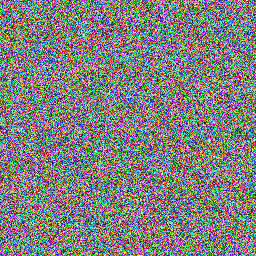
#> input picture output/tests/noise.png, 256 x 256 px
$ python kmeans_compression.py ../output/tests/noise.png 5
#> lines starting #> are read from the running program, lines starting #| are printed output that depends on the picture
#!/usr/bin/env python3
"""
K-Means Image Compression
CSE 4083: Analysis of Algorithms Term Project

Authors: Woroma Dimkpa, Christian Prieto, Keegan McNear

WORK IN PROGRESS - See notes at bottom
"""

import numpy as np
from PIL import Image
import sys
import time
import os
import json
import argparse
from datetime import datetime

# optional visualization imports
try:
    import matplotlib.pyplot as plt
    MATPLOTLIB_AVAILABLE = True
except Exception:
    MATPLOTLIB_AVAILABLE = False


class KMeansImageCompressor:
    """
    K-Means clustering for image compression via color quantization.

    Time Complexity: O(n * k * i) where n=pixels, k=clusters, i=iterations right here
    Space Complexity: O(n + k)
    """

    def __init__(self, k=16, max_iterations=100, tolerance=1e-4):
        self.k = k
        self.max_iterations = max_iterations
        self.tolerance = tolerance
        self.centroids = None
        self.labels = None
        self.iterations_taken = 0

    def load_image(self, image_path):
        """Load image and convert to RGB array."""
        img = Image.open(image_path)
        if img.mode != 'RGB':
            img = img.convert('RGB')
        return np.array(img)

    def initialize_centroids(self, pixels):
        """Initialize K centroids randomly."""
        n_pixels = pixels.shape[0]
        # if k > n_pixels, sample with replacement to avoid error
        replace = self.k > n_pixels
        random_indices = np.random.choice(n_pixels, size=self.k, replace=replace)
        return pixels[random_indices].astype(np.float64)

    def calculate_distances(self, pixels, centroids):
        """
        Calculate Euclidean distances between pixels and centroids.
        3D color space (RGB)
        """
        # broadcast subtraction and compute distances
        distances = np.sqrt(np.sum((pixels[:, np.newaxis, :] - centroids[np.newaxis, :, :]) ** 2, axis=2))
        return distances

    def assign_clusters(self, pixels, centroids):
        """pixel assigment """
        distances = self.calculate_distances(pixels, centroids)
        return np.argmin(distances, axis=1)

    def update_centroids(self, pixels, labels):
        """centroid update """
        new_centroids = np.zeros((self.k, 3))
        for i in range(self.k):
            cluster_pixels = pixels[labels == i]
            if len(cluster_pixels) > 0:
                new_centroids[i] = cluster_pixels.mean(axis=0)
            else:
                # If a centroid loses all its pixels, re-use previous (safer than leaving zeros)
                new_centroids[i] = self.centroids[i]
        return new_centroids

    def has_converged(self, old_centroids, new_centroids):
        """check for convergence """
        max_shift = np.max(np.abs(new_centroids - old_centroids))
        return max_shift < self.tolerance

    def fit(self, image_data):
        """
        main algorithm loop for K-Means clustering.
        1. Initialize centroids
        2. Iterate assignment and update steps
        3. Check for convergence
        4. Stop when converged or max iterations reached
        5. Record iterations taken
        """
        height, width, channels = image_data.shape
        pixels = image_data.reshape(-1, 3).astype(np.float64)

        self.centroids = self.initialize_centroids(pixels)

        print(f"Starting K-Means with K={self.k} clusters...")
        print(f"Image size: {width}x{height} = {len(pixels):,} pixels")
        start_time = time.time()

        for iteration in range(self.max_iterations):
            # Assign pixels to nearest centroid
            self.labels = self.assign_clusters(pixels, self.centroids)

            # Update centroids
            old_centroids = self.centroids.copy()
            self.centroids = self.update_centroids(pixels, self.labels)

            # Check convergence
            if self.has_converged(old_centroids, self.centroids):
                self.iterations_taken = iteration + 1
                print(f"✓ Converged after {self.iterations_taken} iterations")
                break
        else:
            self.iterations_taken = self.max_iterations
            print(f"! Reached max iterations ({self.max_iterations})")

        elapsed = time.time() - start_time
        print(f"Clustering took {elapsed:.2f} seconds")

    def compress(self, image_data):
        """Replace each pixel with its cluster centroid color."""
        height, width, channels = image_data.shape
        compressed_pixels = self.centroids[self.labels].astype(np.uint8)
        compressed_image = compressed_pixels.reshape(height, width, channels)
        return compressed_image

    def calculate_metrics(self, original, compressed, original_path=None, compressed_path=None):
        """
        Calculate metrics:
         - MSE
         - PSNR (correct formula)
         - number of unique colors before/after
         - file-size based compression ratio (if original_path and compressed_path provided and files exist)
         - iteration count (from self.iterations_taken)

        NOTE: original and compressed expected as NumPy arrays (uint8 or similar).
        """
        # convert to float for proper math
        original_f = original.astype(np.float64)
        compressed_f = compressed.astype(np.float64)

        # MSE - Mean Squared Error
        mse = np.mean((original_f - compressed_f) ** 2)

        # PSNR - Peak Signal to Noise Ratio (correct formula)
        # PSNR = 20 * log10(MAX_I) - 10 * log10(MSE)
        # MAX_I = 255 for 8-bit images
        if mse == 0:
            psnr = float('inf')
        else:
            max_i = 255.0
            # use 20*log10(max_i) - 10*log10(mse) to avoid overflow/underflow issues
            psnr = 20.0 * np.log10(max_i) - 10.0 * np.log10(mse)

        # Color counts
        original_colors = len(np.unique(original.reshape(-1, 3), axis=0))
        compressed_colors = len(np.unique(compressed.reshape(-1, 3), axis=0))

        # File size comparison only if paths provided and files exist
        original_size = None
        compressed_size = None
        compression_ratio = None

        if original_path and os.path.exists(original_path):
            try:
                original_size = os.path.getsize(original_path)
            except Exception:
                original_size = None

        if compressed_path and os.path.exists(compressed_path):
            try:
                compressed_size = os.path.getsize(compressed_path)
            except Exception:
                compressed_size = None

        if original_size and compressed_size and compressed_size > 0:
            compression_ratio = original_size / compressed_size

        return {
            'mse': float(mse),
            'psnr': float(psnr) if psnr != float('inf') else float('inf'),
            'original_colors': int(original_colors),
            'compressed_colors': int(compressed_colors),
            'iterations': int(self.iterations_taken),
            'original_size': int(original_size) if original_size is not None else None,
            'compressed_size': int(compressed_size) if compressed_size is not None else None,
            'compression_ratio': float(compression_ratio) if compression_ratio is not None else None
        }


def resize_if_needed(image_array, max_dimension=1024):
    """Resize image if too large to prevent memory errors."""
    height, width = image_array.shape[:2]

    if width <= max_dimension and height <= max_dimension:
        return image_array

    if width > height:
        new_width = max_dimension
        new_height = int(height * (max_dimension / width))
    else:
        new_height = max_dimension
        new_width = int(width * (max_dimension / height))

    print(f"Resizing: {width}x{height} → {new_width}x{new_height}")
    img = Image.fromarray(image_array)
    img_resized = img.resize((new_width, new_height), Image.Resampling.LANCZOS)
    return np.array(img_resized)


def save_compressed_image(image_array, k_value, original_path, out_dir="output"):
    """
    Save the compressed image.

    Improvements:
    - Creates an 'output/' folder automatically (or other provided out_dir)
    - Uses clean filenames: <originalname>_k<k>[_n].png
    - Avoids overwrites by adding an incrementing suffix if necessary
    - Returns the full path to the saved file, or None on error
    """
    # Get the original filename without extension
    base_name = os.path.splitext(os.path.basename(original_path))[0]

    # create output directory
    os.makedirs(out_dir, exist_ok=True)

    # build output filename
    filename = f"{base_name}_k{k_value}.png"
    full_path = os.path.join(out_dir, filename)

    # avoid overwriting
    counter = 1
    while os.path.exists(full_path):
        filename = f"{base_name}_k{k_value}_{counter}.png"
        full_path = os.path.join(out_dir, filename)
        counter += 1

    try:
        img = Image.fromarray(image_array)
        img.save(full_path)
        print(f"Saved: {full_path}")
        return full_path
    except Exception as e:
        print(f"ERROR saving file: {e}")
        return None


# Visualization helpers

# [154 lines left out: functions save_side_by_side, save_histograms, generate_test_images, save_metrics_json, not called in this run]


def main():
    """Main function."""
    parser = argparse.ArgumentParser(description="K-Means Image Compression")
    parser.add_argument('image_path', nargs='?', help='Path to input image ')
    parser.add_argument('k_values', nargs='*', type=int, help='List of K values to try (e.g. 8 16 32)')
    parser.add_argument('--max-iterations', type=int, default=100, help='Maximum k-means iterations')
    parser.add_argument('--tolerance', type=float, default=1e-4, help='Convergence tolerance')
    parser.add_argument('--visualize', action='store_true', help='Save side-by-side comparison images and histograms (requires matplotlib)')
    parser.add_argument('--generate-tests', action='store_true', help='Generate test images into output/tests/')
    parser.add_argument('--save-metrics', action='store_true', help='Save metrics to output JSON file')
    parser.add_argument('--out-dir', default='output', help='Output directory (default: output)')
    args = parser.parse_args()

    if not args.image_path and not args.generate_tests:
        parser.print_help()
        print("\nEither provide an image path or use --generate-tests to create test images.")
        sys.exit(1)

    # default K values if none provided
    if len(args.k_values) == 0:
        k_values = [8, 16, 32]
    else:
        k_values = args.k_values

    print("=" * 70)
    print("K-MEANS IMAGE COMPRESSION")
    print("=" * 70)
    if args.image_path:
        print(f"Input: {args.image_path}")
    print(f"K values: {k_values}")
    print()

    if args.generate_tests:
        test_paths = generate_test_images(out_dir=os.path.join(args.out_dir, "tests"))
        # If generate-tests requested but no image provided, just exit after creating tests
        if not args.image_path:
            print("Generated test images. Re-run the script with one of the generated images as input.")
            sys.exit(0)

    # If image provided process it
    image_path = args.image_path

    # Validate input file
    if not os.path.exists(image_path):
        print(f"ERROR: Input file not found: {image_path}")
        sys.exit(1)

    # Process each K value
    all_metrics = {}
    for k in k_values:
        print(f"\n{'='*70}")
        print(f"PROCESSING WITH K={k}")
        print(f"{'='*70}")

        # Initialize and run K-Means
        compressor = KMeansImageCompressor(k=k, max_iterations=args.max_iterations, tolerance=args.tolerance)
        original = compressor.load_image(image_path)
#> in load_image, img is the input picture: PIL image 256x256 RGB; mean R, G, B 127.3, 127.7, 127.4
        original = resize_if_needed(original, max_dimension=1024)  # ADDED: Resize for memory efficiency

        compressor.fit(original)
#> in fit, `self.centroids = self.initialize_centroids(pixels)`: self.centroids = [[53, 201, 27], [54, 240, 230], [118, 4, 195], [73, 60, 244], [171, 177, 238]]
#| Image size: 256x256 = 65,536 pixels
#> the loop in fit, `for iteration in range(self.max_iterations):` made 88 passes
#> self.iterations_taken on pass 88: 88
#> max_shift in has_converged on passes 1 to 6: 71.78, 14.45, 9.22, 6.34, 4.43, 3.14
#| ✓ Converged after 88 iterations
        compressed = compressor.compress(original)
#> in compress, `compressed_image = compressed_pixels.reshape(height, width, channels)`:
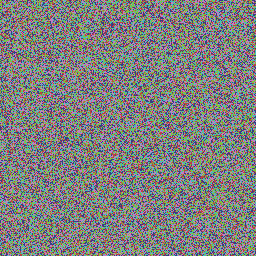
#> compressed_image: shape (256, 256, 3); mean of channels 0, 1, 2 126.9, 127.2, 126.8; drawn as R, G, B

        # Save compressed image
        output_file = save_compressed_image(compressed, k, image_path, out_dir=args.out_dir)
#> output_file = 'output/noise_k5.png'

        # Generate visualizations if requested
        compare_file = None
        hist_file = None
        if args.visualize:
            compare_file = save_side_by_side(original, compressed, k, image_path, out_dir=args.out_dir)
            hist_file = save_histograms(original, compressed, k, image_path, out_dir=args.out_dir)

        # Calculate metrics (now with correct PSNR and size-based compression ratio)
        metrics = compressor.calculate_metrics(original, compressed, original_path=image_path, compressed_path=output_file)
#> in calculate_metrics, `mse = np.mean((original_f - compressed_f) ** 2)`: mse = 2182.6
#> in calculate_metrics, `psnr = 20.0 * np.log10(max_i) - 10.0 * np.log10(mse)`: psnr = 14.74
#> in calculate_metrics, `original_colors = len(np.unique(original.reshape(-1, 3), axis=0))`: original_colors = 65418
#> in calculate_metrics, `compressed_colors = len(np.unique(compressed.reshape(-1, 3), axis=0))`: compressed_colors = 5
#> metrics = {'mse': 2182.6, 'psnr': 14.74, 'original_colors': 65418, 'compressed_colors': 5, 'iterations': 88, 'original_size': 197105, 'compressed_size': 61682, 'compression_ratio': 3.2}

        # Add file paths for reference
        metrics['compressed_path'] = output_file
        metrics['compare_path'] = compare_file
        metrics['hist_path'] = hist_file

        # Store keyed by k
        all_metrics[f'k_{k}'] = metrics

        # Display metrics
        print(f"\nResults (K={k}):")
        print(f"  Colors: {metrics['original_colors']:,} → {metrics['compressed_colors']}")
#|   Colors: 65,418 → 5
        if metrics['compressed_colors'] > 0:
            reduction = metrics['original_colors'] / metrics['compressed_colors']
#> reduction = 13083.6
            print(f"  Reduction: {reduction:.2f}x")
#|   Reduction: 13083.60x
        else:
            print(f"  Reduction: N/A")

        print(f"  MSE: {metrics['mse']:.2f}")
#|   MSE: 2182.56
        psnr_val = metrics['psnr']
#> psnr_val = 14.74
        if psnr_val == float('inf'):
            print("  PSNR: inf (images identical)")
        else:
            print(f"  PSNR: {psnr_val:.2f} dB")
#|   PSNR: 14.74 dB

        if metrics['original_size'] is not None and metrics['compressed_size'] is not None:
            print(f"  Sizes: {metrics['original_size']:,} bytes -> {metrics['compressed_size']:,} bytes")
#|   Sizes: 197,105 bytes -> 61,682 bytes
            if metrics['compression_ratio'] is not None:
                print(f"  Compression ratio (orig/comp): {metrics['compression_ratio']:.2f}x")
#|   Compression ratio (orig/comp): 3.20x
        else:
            print("  Sizes: N/A (original or compressed file not found)")

    # Optionally save metrics JSON
    if args.save_metrics:
        base_name = os.path.splitext(os.path.basename(image_path))[0]
        save_metrics_json(all_metrics, base_name, out_dir=args.out_dir)

    print(f"\n{'='*70}")
    print("DONE!")
    print(f"{'='*70}")


if __name__ == "__main__":
    main()


"""
=============================================================================
CURRENT STATUS & ISSUES
=============================================================================

WHAT'S WORKING ✓
- Core K-Means algorithm (initialization, assignment, update, convergence)
- Image loading and conversion
- Basic compression works
- Command line interface
- Multiple K values
- Metrics calculation corrected (MSE + PSNR), and file-size comparison
- File saving improved and output directory handling added
- Visualization helpers (side-by-side, histograms)
- Test image generator
- Optional metrics JSON export
- Automatic image resizing to prevent memory errors on large images

WHAT NEEDS FIXING / FUTURE WORK ✗
1. Speed / performance:
   - Distance computation is still O(n*k) and can be slow for very large images.
   - Consider minibatch K-Means or using vectorized KD-tree / approximate nearest neighbor methods.
2. Initialization:
   - K-means++ initialization would improve convergence and avoid poor random starts.
3. File size vs. perceived compression:
   - PNG is lossless; quantization reduces unique colors but PNG encoding may not always produce proportional file-size reductions depending on image content.
   - Consider saving the compressed image as JPEG with quality parameter to get better file-size reductions (but that introduces lossy compression).
4. Visualization:
   - More polished visual output for reports/presentation could be added (matplotlib styles, labels).
5. Testing:
   - Unit tests could be added for MSE/PSNR formulas and save behavior.

=============================================================================
"""
